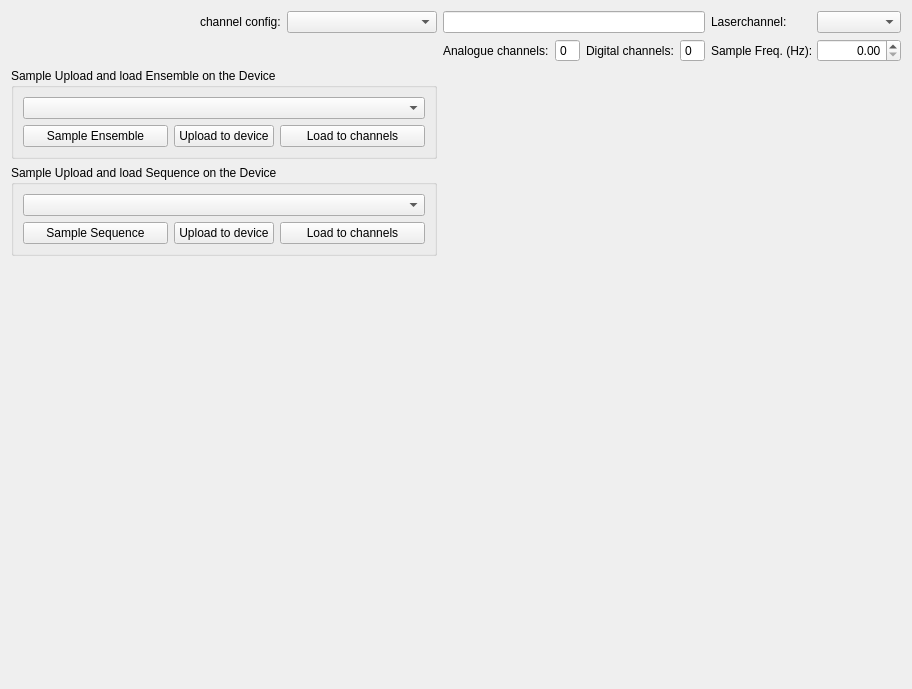
<?xml version="1.0" encoding="UTF-8"?>
<ui version="4.0">
 <class>pg</class>
 <widget class="QWidget" name="pg">
  <property name="geometry">
   <rect>
    <x>0</x>
    <y>0</y>
    <width>912</width>
    <height>689</height>
   </rect>
  </property>
  <property name="windowTitle">
   <string>Form</string>
  </property>
  <layout class="QGridLayout" name="gridLayout">
   <item row="0" column="0">
    <layout class="QGridLayout" name="gridLayout_7">
     <item row="0" column="5">
      <widget class="QComboBox" name="gen_laserchannel_ComboBox"/>
     </item>
     <item row="1" column="5">
      <widget class="ScienDSpinBox" name="gen_sample_freq_DSpinBox">
       <property name="alignment">
        <set>Qt::AlignRight|Qt::AlignTrailing|Qt::AlignVCenter</set>
       </property>
       <property name="maximum">
        <double>100000.000000000000000</double>
       </property>
      </widget>
     </item>
     <item row="2" column="3">
      <spacer name="horizontalSpacer_4">
       <property name="orientation">
        <enum>Qt::Horizontal</enum>
       </property>
       <property name="sizeHint" stdset="0">
        <size>
         <width>40</width>
         <height>20</height>
        </size>
       </property>
      </spacer>
     </item>
     <item row="2" column="0" colspan="3">
      <widget class="QGroupBox" name="ensemble_GroupBox">
       <property name="font">
        <font>
         <weight>50</weight>
         <bold>false</bold>
        </font>
       </property>
       <property name="title">
        <string>Sample Upload and load Ensemble on the Device</string>
       </property>
       <layout class="QGridLayout" name="gridLayout_38">
        <item row="1" column="1">
         <widget class="QPushButton" name="upload_ensemble_PushButton">
          <property name="sizePolicy">
           <sizepolicy hsizetype="Fixed" vsizetype="Fixed">
            <horstretch>0</horstretch>
            <verstretch>0</verstretch>
           </sizepolicy>
          </property>
          <property name="minimumSize">
           <size>
            <width>100</width>
            <height>0</height>
           </size>
          </property>
          <property name="text">
           <string>Upload to device</string>
          </property>
         </widget>
        </item>
        <item row="1" column="0">
         <widget class="QPushButton" name="sample_ensemble_PushButton">
          <property name="text">
           <string>Sample Ensemble</string>
          </property>
         </widget>
        </item>
        <item row="1" column="2">
         <widget class="QPushButton" name="load_ensemble_PushButton">
          <property name="minimumSize">
           <size>
            <width>100</width>
            <height>0</height>
           </size>
          </property>
          <property name="text">
           <string>Load to channels</string>
          </property>
         </widget>
        </item>
        <item row="0" column="0" colspan="3">
         <widget class="QComboBox" name="gen_ensemble_ComboBox">
          <property name="toolTip">
           <string>&lt;html&gt;&lt;head/&gt;&lt;body&gt;&lt;p&gt;Choose Pulse Block Ensemble for Generation and Upload&lt;/p&gt;&lt;/body&gt;&lt;/html&gt;</string>
          </property>
         </widget>
        </item>
       </layout>
      </widget>
     </item>
     <item row="1" column="4">
      <widget class="QLabel" name="label_15">
       <property name="maximumSize">
        <size>
         <width>100</width>
         <height>16777215</height>
        </size>
       </property>
       <property name="text">
        <string>Sample Freq. (Hz):</string>
       </property>
      </widget>
     </item>
     <item row="0" column="4">
      <widget class="QLabel" name="label_20">
       <property name="maximumSize">
        <size>
         <width>100</width>
         <height>16777215</height>
        </size>
       </property>
       <property name="text">
        <string>Laserchannel:</string>
       </property>
      </widget>
     </item>
     <item row="1" column="3">
      <layout class="QHBoxLayout" name="horizontalLayout_2" stretch="0,0,0,0">
       <item>
        <widget class="QLabel" name="label_44">
         <property name="text">
          <string>Analogue channels:</string>
         </property>
        </widget>
       </item>
       <item>
        <widget class="QSpinBox" name="gen_analog_channels_SpinBox">
         <property name="readOnly">
          <bool>true</bool>
         </property>
         <property name="buttonSymbols">
          <enum>QAbstractSpinBox::NoButtons</enum>
         </property>
        </widget>
       </item>
       <item>
        <widget class="QLabel" name="label_43">
         <property name="text">
          <string>Digital channels:</string>
         </property>
        </widget>
       </item>
       <item>
        <widget class="QSpinBox" name="gen_digital_channels_SpinBox">
         <property name="readOnly">
          <bool>true</bool>
         </property>
         <property name="buttonSymbols">
          <enum>QAbstractSpinBox::NoButtons</enum>
         </property>
        </widget>
       </item>
      </layout>
     </item>
     <item row="0" column="3">
      <widget class="QLineEdit" name="gen_activation_config_LineEdit">
       <property name="minimumSize">
        <size>
         <width>0</width>
         <height>0</height>
        </size>
       </property>
       <property name="readOnly">
        <bool>true</bool>
       </property>
      </widget>
     </item>
     <item row="0" column="2">
      <widget class="QComboBox" name="gen_activation_config_ComboBox">
       <property name="minimumSize">
        <size>
         <width>150</width>
         <height>20</height>
        </size>
       </property>
      </widget>
     </item>
     <item row="0" column="1">
      <widget class="QLabel" name="label_39">
       <property name="text">
        <string>channel config:</string>
       </property>
      </widget>
     </item>
     <item row="0" column="0">
      <spacer name="horizontalSpacer_5">
       <property name="orientation">
        <enum>Qt::Horizontal</enum>
       </property>
       <property name="sizeHint" stdset="0">
        <size>
         <width>40</width>
         <height>20</height>
        </size>
       </property>
      </spacer>
     </item>
     <item row="3" column="0" colspan="3">
      <widget class="QGroupBox" name="ensemble_GroupBox_2">
       <property name="font">
        <font>
         <weight>50</weight>
         <bold>false</bold>
        </font>
       </property>
       <property name="title">
        <string>Sample Upload and load Sequence on the Device</string>
       </property>
       <layout class="QGridLayout" name="gridLayout_39">
        <item row="1" column="1">
         <widget class="QPushButton" name="upload_sequence_PushButton">
          <property name="sizePolicy">
           <sizepolicy hsizetype="Fixed" vsizetype="Fixed">
            <horstretch>0</horstretch>
            <verstretch>0</verstretch>
           </sizepolicy>
          </property>
          <property name="minimumSize">
           <size>
            <width>100</width>
            <height>0</height>
           </size>
          </property>
          <property name="text">
           <string>Upload to device</string>
          </property>
         </widget>
        </item>
        <item row="1" column="0">
         <widget class="QPushButton" name="sample_sequence_PushButton">
          <property name="text">
           <string>Sample Sequence</string>
          </property>
         </widget>
        </item>
        <item row="1" column="2">
         <widget class="QPushButton" name="load_sequence_PushButton">
          <property name="minimumSize">
           <size>
            <width>100</width>
            <height>0</height>
           </size>
          </property>
          <property name="text">
           <string>Load to channels</string>
          </property>
         </widget>
        </item>
        <item row="0" column="0" colspan="3">
         <widget class="QComboBox" name="gen_sequence_ComboBox">
          <property name="toolTip">
           <string>&lt;html&gt;&lt;head/&gt;&lt;body&gt;&lt;p&gt;Choose Pulse Block Ensemble for Generation and Upload&lt;/p&gt;&lt;/body&gt;&lt;/html&gt;</string>
          </property>
         </widget>
        </item>
       </layout>
      </widget>
     </item>
    </layout>
   </item>
   <item row="1" column="0">
    <spacer name="verticalSpacer_4">
     <property name="orientation">
      <enum>Qt::Vertical</enum>
     </property>
     <property name="sizeHint" stdset="0">
      <size>
       <width>20</width>
       <height>354</height>
      </size>
     </property>
    </spacer>
   </item>
  </layout>
 </widget>
 <customwidgets>
  <customwidget>
   <class>ScienDSpinBox</class>
   <extends>QDoubleSpinBox</extends>
   <header>tools.scientific_spinbox.h</header>
  </customwidget>
 </customwidgets>
 <resources/>
 <connections/>
</ui>
